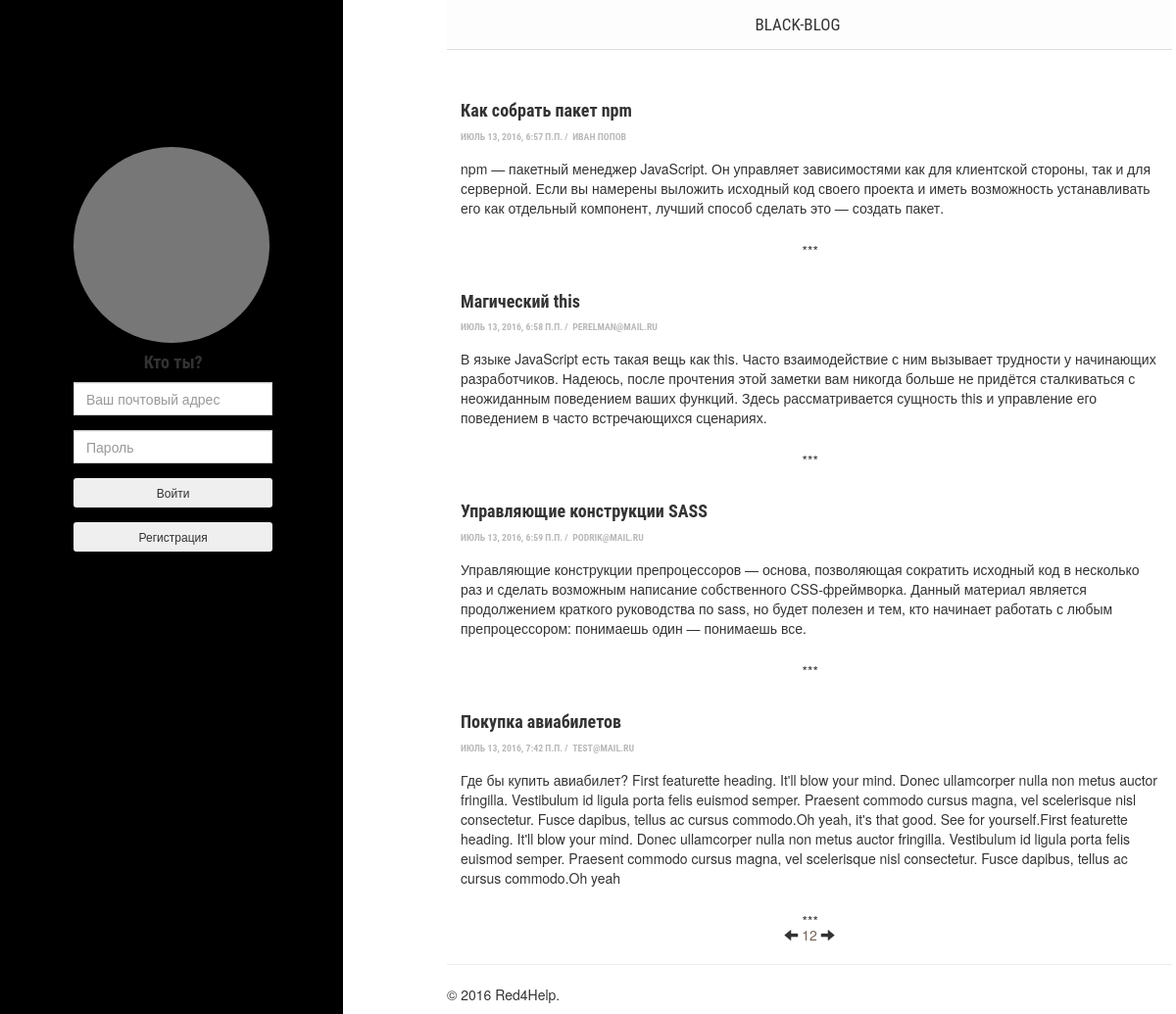
The page / on the database its author committed.
### multiblog/models.py (models this page shows, shortened)
class Publication(models.Model):
	title = models.CharField(max_length=200, verbose_name='Имя')
	abstract = models.TextField(max_length=600, verbose_name='Краткое содержание')
	full_text = models.TextField(verbose_name='Полное описание')
	time = models.DateTimeField(verbose_name='Дата публикации')
	author = models.ForeignKey('Blogger', on_delete=models.CASCADE, verbose_name='Автор')
	class Meta:
		verbose_name = u'Публикация'
		verbose_name_plural = u'Публикации'

class Blogger(AbstractBaseUser):
	email = models.EmailField(verbose_name='Email', unique=True, max_length=250)
	name = models.CharField(max_length=100, verbose_name='Имя', blank=False)
	surname = models.CharField(max_length=100, verbose_name='Фамилия', blank=False)
	phone = models.CharField(max_length=20, verbose_name='Телефон', blank=False)
	skype = models.CharField(max_length=20, verbose_name='Skype', blank=False)
	avatar = models.ImageField(upload_to=u'./media/img/', verbose_name='Аватар', blank=False)
	is_active = models.BooleanField(default=True)
	is_admin = models.BooleanField(default=False)
	objects = BloggerManager()
	USERNAME_FIELD = 'email'
	def img_avatar(self):
		if self.avatar:
			return '<img src="%s" width="100"/>' % self.avatar.url
		else:
			return '(none)'
	img_avatar.short_description = 'Аватар'
	img_avatar.allow_tags = True
	class Meta:
		verbose_name = u'Блоггер'
		verbose_name_plural = u'Блоггеры'
	def __str__(self):
		if self.name or self.surname:
			return self.name + " " + self.surname
		else:
			return self.email

### multiblog/views.py (the view, shortened to what this page needs)
# urls.py: url(r'^$', views.main, name='main'),
def main(request):
	form = UserAuthForm()
	if request.GET.get('logout'):
		auth.logout(request)
		return HttpResponseRedirect("")
	publ = Publication.objects.all().order_by("id")
	return render(request, 'multiblog/main.html', {'form':form, 'user': auth.get_user(request), 'publ':publ})

### multiblog/forms.py
class UserAuthForm(forms.ModelForm):
	class Meta:
		model = Blogger
		fields = ('email', 'password',)
		widgets = {
			'email': forms.EmailInput(attrs={'class':'form-control',  'placeholder':'Ваш почтовый адрес', 'required': True}),
			'password': forms.TextInput(attrs={'class':'form-control',  'placeholder':'Пароль', 'required': True}),
		}

### multiblog/templatetags/multiblog_tags.py (called while the page is built)
@register.inclusion_tag('multiblog/footer.html')
def footer():
	return {'year':datetime.datetime.now().year}

@register.inclusion_tag('multiblog/header.html')
def header():
	return {}

### multiblog/templates/multiblog/main.html (shortened to what this page needs)
{% extends 'multiblog/base.html'%}
{% block content %}
    <div id="wrapper">
    	<div id="sidebar-wrapper">
    		<div class="col-sm-8 placeholder">
            {% if user.is_authenticated %}
                <img src="{{ el.image.url }}" class="img-responsive">
                <h4 class="text-center">{{ user }}</h4>
                <form action="#" method="get">
                  <input type="submit" class="btn" value="Новая запись" name="new">
                  <input type="submit" class="btn" value="Выйти" name="logout">
                </form>
            {% else %}
              <img class="img-responsive">
                <form class="form-signin" method="POST" id="submit-form">{% csrf_token %}
              		<h4 class="text-center">Кто ты?</h4>
                		<div class="form-group">
                    		<div class="input-group col-md-12"> {{ form.email }} </div>
              			</div>
              			<div class="form-group">
                    		<div class="input-group col-md-12"> {{ form.password }} </div>
                		</div>
              			<div class="form-group">
                        <div class="input-group col-md-12">
                     		 	<button class="btn btn-inverse btn-sm btn-block" type="submit" name="submit-log-in">Войти</button>
                        </div>
                    </div>
                    <div class="form-group">
                      <div class="input-group col-md-12">
                        <button class="btn btn-inverse btn-sm btn-block" type="submit" name="submit-register">Регистрация</button>
                      </div>
                    </div>
              	</form>
              {% endif %}
            </div>
        </div>
	</div>
	<header class="main-header content-wrapper">
		<nav class="nav-main center-wrapper">
			<a class="nav-main" href="{% url 'main' %}">Black-Blog</a>
		</nav>
	</header>
	<main class="content-wrapper">
		  {% for p in publ %}
			    <article class="index-page">
			      <h4><a href="{% url 'full' pk=p.id %}">{{ p.title }}</a></h4>
			      <p class="post-meta"><time datetime="{{ p.time }}">{{ p.time }}</time>&nbsp;/&nbsp;
				      <span item="author"><a href="{% url 'my_profile' pk=p.author.id %}">{{ p.author }}</a></span>
			      </p>
            <p>{{ p.abstract }}</p>
        	</article>
      {% endfor %}
      <div class="center-wrapper">
        <a href="left"><span class="glyphicon glyphicon-arrow-left"></span></a>
        <span>12</span>
        <a href="right"><span class="glyphicon glyphicon-arrow-right"></span></a>
      </div>
{% endblock content %}

### multiblog/static/css/style.css (style rules this page uses)
body { overflow-x: hidden; }
.post-meta { padding-bottom: .5em; text-transform: uppercase; color: #b9b9b9; font-size: 70%; font-weight: 700; font-family: 'Roboto Condensed',sans-serif; }
.post-meta a { color: #b9b9b9; font-family: 'Roboto Condensed',sans-serif; }
.index-page { position: relative; }
article { padding: 2em 1em; }
article { display: block; }
article:after { content: "***"; position: absolute; margin-top: 1em; width: 100px; left: 49%; }
main { padding-top: 1em; }
a { background: 0 0; color: #333; }
h1 a:focus, h1 a:hover, h1 a:link, h1 a:visited, h2 a:focus, h2 a:hover, h2 a:link, h2 a:visited, h3 a:focus, h3 a:hover, h3 a:link, h3 a:visited, h4 a:focus, h4 a:hover, h4 a:link, h4 a:visited, h5 a:focus, h5 a:hover, h5 a:link, h5 a:visited, h6 a:focus, h6 a:hover, h6 a:link, h6 a:visited { color: #333; text-decoration: none; }
h1, h2, h3, h4, h5, h6 { font-family: 'Roboto Condensed',sans-serif; font-weight: 700; }
.nav-main a { font-size: 17px; display: block; padding-right: 2em; margin: 0; }
.nav-main a { -webkit-order: 1; -ms-flex-order: 1; order: 1; line-height: 50px; margin: auto; color: #333; text-decoration: none; }
.content-wrapper { width: 62%; max-width: 740px; margin-left: 38%; }
.center-wrapper { max-width: 960px; margin: 0 auto; top: 10px; text-align: center; color: #766257; }
.main-header { background-color: rgb(253, 253, 253); z-index: 100; width: 100%; top: 0px; border-bottom: 1px solid rgb(221, 221, 221); border-bottom-width: 1px; border-bottom-style: solid; border-bottom-color: rgb(221, 221, 221); }
.nav-main { height: 50px; display: flex; justify-content: space-around; font-weight: 400; font-family: "Roboto Condensed", sans-serif; text-transform: uppercase; flex-flow: row wrap; padding: 0px 1rem; }
.placeholder { position: relative; top: 150px; left: 60px; }
.placeholder img { display: inline-block; border-radius: 50%; width: 200px; height: 200px; }
#wrapper { padding-left: 0; -webkit-transition: all 0.5s ease; -moz-transition: all 0.5s ease; -o-transition: all 0.5s ease; transition: all 0.5s ease; }
#sidebar-wrapper { z-index: 1000; position: fixed; left: 250px; width: 0; height: 100%; margin-left: -250px; overflow-y: auto; background: #000; -webkit-transition: all 0.5s ease; -moz-transition: all 0.5s ease; -o-transition: all 0.5s ease; transition: all 0.5s ease; }
@media (min-width:768px) { #wrapper { padding-left: 250px; } }
@media (min-width:768px) { #sidebar-wrapper { width: 350px; } }

### rows shown on the page
Publication: title "Как собрать пакет npm", time "ИЮЛЬ 13, 2016, 6:57 П.П.", author "ИВАН ПОПОВ", abstract "npm — пакетный менеджер JavaScript. Он управляет зависимостями как для клиентской стороны, так и для серверной. Если вы намерены выложить исходный код своего проекта и иметь возможность устанавливать его как отдельный компонент, лучший способ сделать это — создать пакет."
Publication: title "Магический this", time "ИЮЛЬ 13, 2016, 6:58 П.П.", author "PERELMAN@MAIL.RU", abstract "В языке JavaScript есть такая вещь как this. Часто взаимодействие с ним вызывает трудности у начинающих разработчиков. Надеюсь, после прочтения этой заметки вам никогда больше не придётся сталкиваться с неожиданным поведением ваших функций. Здесь рассматривается сущность this и управление его поведением в часто встречающихся сценариях."
Publication: title "Управляющие конструкции SASS", time "ИЮЛЬ 13, 2016, 6:59 П.П.", author "PODRIK@MAIL.RU", abstract "Управляющие конструкции препроцессоров — основа, позволяющая сократить исходный код в несколько раз и сделать возможным написание собственного CSS-фреймворка. Данный материал является продолжением краткого руководства по sass, но будет полезен и тем, кто начинает работать с любым препроцессором: понимаешь один — понимаешь все."
Publication: title "Покупка авиабилетов", time "ИЮЛЬ 13, 2016, 7:42 П.П.", author "TEST@MAIL.RU", abstract "Где бы купить авиабилет? First featurette heading. It'll blow your mind. Donec ullamcorper nulla non metus auctor fringilla. Vestibulum id ligula porta felis euismod semper. Praesent commodo cursus magna, vel scelerisque nisl consectetur. Fusce dapibus, tellus ac cursus commodo.Oh yeah, it's that good. See for yourself.First featurette heading. It'll blow your mind. Donec ullamcorper nulla non metus auctor fringilla. Vestibulum id ligula porta felis euismod semper. Praesent commodo cursus magna, vel scelerisque nisl consectetur. Fusce dapibus, tellus ac cursus commodo.Oh yeah"
